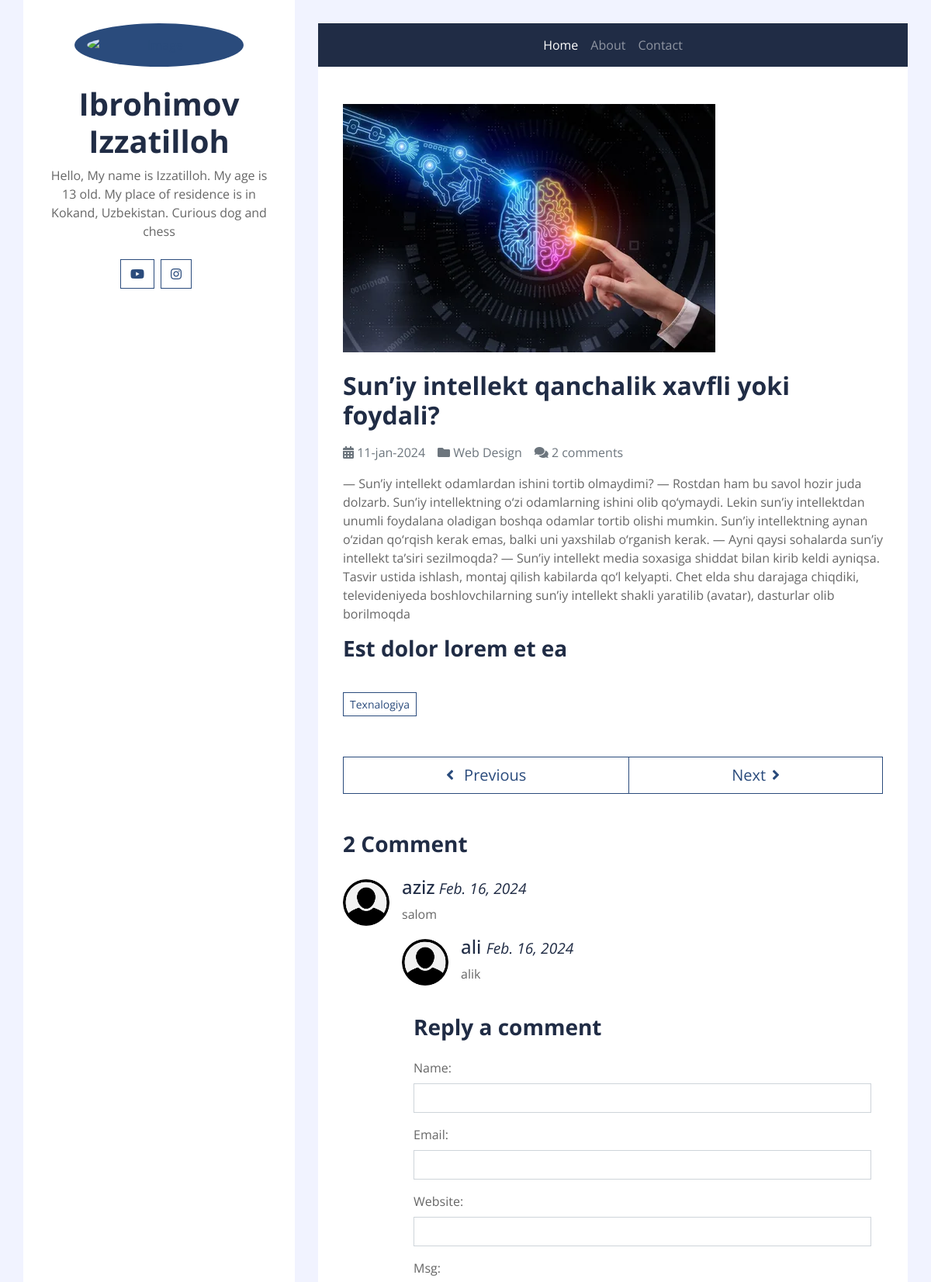
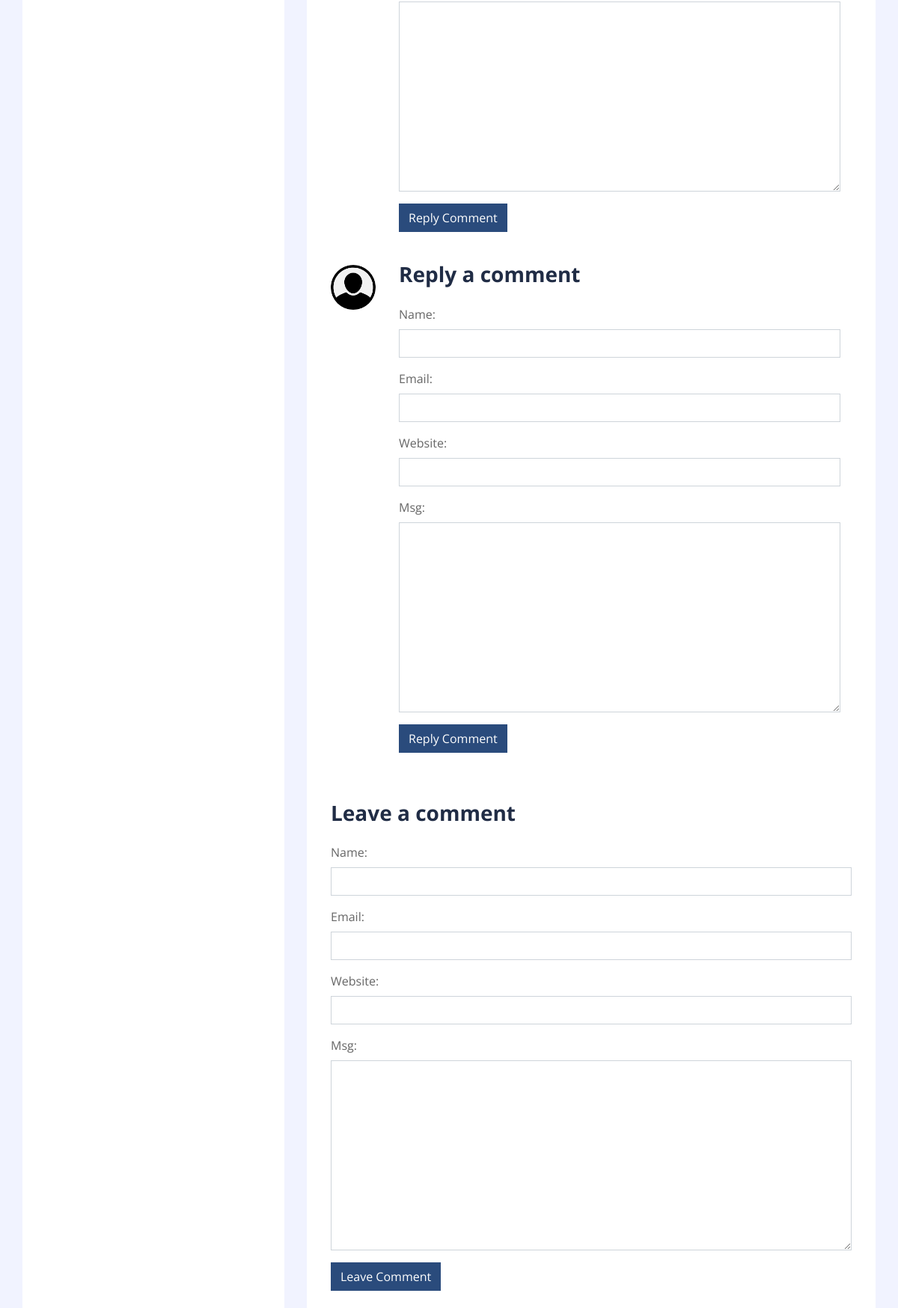
Screenshot of /detail/3/ (upper part) with the database file from the repository (2 pictures, top to bottom).
### postapp/models.py (models this page shows, shortened)
class Post(models.Model):
    title = models.CharField(max_length=200)
    body = models.TextField()
    tags = models.ManyToManyField('Tag', related_name='tags', blank=True, null=True)
    image = models.FileField(upload_to='post_image')
    created_on = models.DateTimeField(auto_now_add=True)
    class Meta:
        app_label='postapp'
        ordering = ['-created_on']

class Tag(models.Model):
    name = models.CharField(max_length=100)
    created_on = models.DateTimeField(auto_now_add=True)
    def __str__(self):
        return (self.name)

class Comments(models.Model):
    post = models.ForeignKey(Post, on_delete=models.CASCADE, related_name="comments")
    name = models.CharField(max_length=200)
    email = models.EmailField(max_length=200)
    website = models.CharField(max_length   =100, blank=True, null=True)
    msg = models.TextField()
    parent = models.ForeignKey('Comments', on_delete=models.CASCADE, related_name='replies', blank=True, null=True)
    image = models.FileField(upload_to='comment-images', default='comment_images/user.png')
    created_on = models.DateField(auto_now_add=True)
    @property
    def getReplies(self):
        return Comments.objects.filter(parent=self).reverse()
    @property
    def isParent(self):
        if self.parent is None:
            return True
        return False

### postapp/views.py (the view, shortened to what this page needs)
# urls.py: path('detail/<int:pk>/', views.getPost, name='post_detail'),
def getPost(request, pk):
    template_name = 'postapp/detail.html'
    post = Post.objects.get(pk=pk)
    comments = post.comments.all()
    tags = post.tags.all()
    print(tags)
    comment_form = CommentForm()
    context={"post":post, "comment_form":comment_form, "comments":comments, "tags":tags}
    return render(request=request, template_name=template_name , context=context)

### postapp/forms.py
class CommentForm(forms.ModelForm):
    class Meta:
        model = Comments
        fields = ['name', 'email', 'website', 'msg']
    def __init__(self, *args, **kwargs):
        super(CommentForm, self).__init__(*args, **kwargs)
        for name, fields in self.fields.items():
            fields.widget.attrs.update({"class":"form-control"})

### templates/postapp/detail.html (shortened to what this page needs)
{% extends "base.html" %}
{% load static %}
{% block content %}
<div class="container py-5 px-2 bg-white">
    <div class="row px-4">
        <div class="col-12">
            {% if post.image %}
            <img class="img-fluid mb-4" src="{{post.image.url}}" alt="Image">
            {% endif %}
            <h2 class="mb-3 font-weight-bold">{{post.title}}</h2>
            <div class="d-flex">
                <p class="mr-3 text-muted"><i class="fa fa-calendar-alt"></i> {{post.created_on | date:"d-b-Y"}}</p>
                <p class="mr-3 text-muted"><i class="fa fa-folder"></i> Web Design</p>
                <p class="mr-3 text-muted"><i class="fa fa-comments"></i> {{post.comments.count}} comments</p>
            </div>
            <p>{{post.body}}</p>
            <h3 class="mb-3 font-weight-bold">Est dolor lorem et ea</h3>
        </div>
        <div class="col-12 py-4">
            {% for tag in tags %}
            <a href="{% url "post_filter" tag.name %}" class="btn btn-sm btn-outline-primary mb-1">{{tag.name}}</a>
            {% endfor %}
        </div>
        <div class="col-12 py-4">
            <div class="btn-group btn-group-lg w-100">
                <button type="button" class="btn btn-outline-primary"><i class="fa fa-angle-left mr-2"></i> Previous</button>
                <button type="button" class="btn btn-outline-primary">Next<i class="fa fa-angle-right ml-2"></i></button>
            </div>
        </div>
        <div class="col-12 py-4">
            <h3 class="mb-4 font-weight-bold">{{post.comments.count}} Comment</h3>
            {% for comment in comments %}
            <div class="media mb-4">
                <img src="{{comment.image.url}}" alt="Image" class="mr-3 mt-1 rounded-circle" style="width:60px;">
                <div class="media-body">
                    {% if comment.isParent %}
                    <h4>{{comment.name}}<small> <i>{{comment.created_on}}</i></small></h4>
                    <p>
                        {{comment.msg}}
                    </p>
                    {% endif %}
                        {% if comment.getReplies %}
                    {% for reply in comment.getReplies %}
                    <div class="media mb-4">
                        <img src="{{reply.image.url}}" alt="Image" class="mr-3 mt-1 rounded-circle" style="width:60px;">
                        <div class="media-body">
                            <h4>{{reply.name}} <small><i>{{reply.created_on}}</i></small></h4>
                            <p>{{reply.msg}}
                            </p>
                        </div>
                    </div>
                    {% endfor %}
                    {% endif %}
                    <div class="col-12">
                        <h3 class="mb-4 font-weight-bold">Reply a comment</h3>
                        <form method="post">
                            {{comment_form.as_p}}
                            <div class="form-group">
                                <input type="submit" value="Reply Comment" class="btn btn-primary">
                            </div>
                        </form>
                    </div>
                </div>
            </div>
            {% endfor %}
        </div>
        <div class="col-12">
            <h3 class="mb-4 font-weight-bold">Leave a comment</h3>
            <form method="post">
                {{comment_form.as_p}}
                <div class="form-group">
                    <input type="submit" value="Leave Comment" class="btn btn-primary">
                </div>
            </form>
        </div>
    </div>
</div>
{% endblock content %}

### templates/base.html (shortened to what this page needs)
{% load static %}
<!DOCTYPE html>
<html lang="en">
<head>
    <link href="https://cdnjs.cloudflare.com/ajax/libs/font-awesome/5.10.0/css/all.min.css" rel="stylesheet">
    <link href="{% static "css/style.css" %}" rel="stylesheet">
</head>
<body>
    <div class="wrapper">
        <div class="sidebar">
            <a href="{% url "about_me" %}">
            <div class="sidebar-text d-flex flex-column h-100 justify-content-center text-center">
            <img class="mx-auto d-block w-75 bg-primary img-fluid rounded-circle mb-4 p-3" src="{% static "images/about/me.jpg" %}" alt="Image" >
            </a>
                <h1 class="font-weight-bold">Ibrohimov Izzatilloh</h1>
                <p class="mb-4">
                    Hello, My name is Izzatilloh. My age is 13 old. My place of residence is in Kokand, Uzbekistan. Curious dog and chess
                </p>
                <div class="d-flex justify-content-center mb-5">
                    <a class="btn btn-outline-primary mr-2" href="https://www.youtube.com/"><i class="fab fa-youtube"></i></a>
                    <a class="btn btn-outline-primary mr-2" href="https://www.instagram.com/"><i class="fab fa-instagram"></i></a>
                </div>
            </div>
        </div>
        <div class="content">
            {% include "navbar.html" %}
            {% block content %}
            {% endblock content %}
        </div>
</body>
</html>

### templates/navbar.html (shortened to what this page needs)
{% load static %}
<div class="container p-0">
    <nav class="navbar navbar-expand-lg bg-secondary navbar-dark">
        <div class="collapse navbar-collapse justify-content-between" id="navbarCollapse">
            <div class="navbar-nav m-auto">
                <a href="{% url "post_all" %}" class="nav-item nav-link active">Home</a>
                <a href="{% url "about_me" %}" class="nav-item nav-link">About</a>
                <a href="{% url 'send_massage' %}" class="nav-item nav-link">Contact</a>
            </div>
        </div>
    </nav>
</div>

### templates/footer.html (shortened to what this page needs)
{% load static %}

### rows the page displays
Post: image (picture), title "Sun’iy intellekt qanchalik xavfli yoki foydali?", created_on "11-jan-2024", comments.count "2", body "— Sun’iy intellekt odamlardan ishini tortib olmaydimi? — Rostdan ham bu savol hozir juda dolzarb. Sun’iy intellektning o‘zi odamlarning ishini olib qo‘ymaydi. Lekin sun’iy intellektdan unumli foydalana oladigan boshqa odamlar tortib olishi mumkin. Sun’iy intellektning aynan o‘zidan qo‘rqish kerak emas, balki uni yaxshilab o‘rganish kerak. — Ayni qaysi sohalarda sun’iy intellekt ta’siri sezilmoqda? — Sun’iy intellekt media soxasiga shiddat bilan kirib keldi ayniqsa. Tasvir ustida ishlash, montaj qilish kabilarda qo‘l kelyapti. Chet elda shu darajaga chiqdiki, televideniyeda boshlovchilarning sun’iy intellekt shakli yaratilib (avatar), dasturlar olib borilmoqda"
Tag: name "Texnalogiya"
Comments: image (placeholder picture), name "aziz", created_on "Feb. 16, 2024", msg "salom"
Comments: image (placeholder picture), name "ali", created_on "Feb. 16, 2024", msg "alik"
